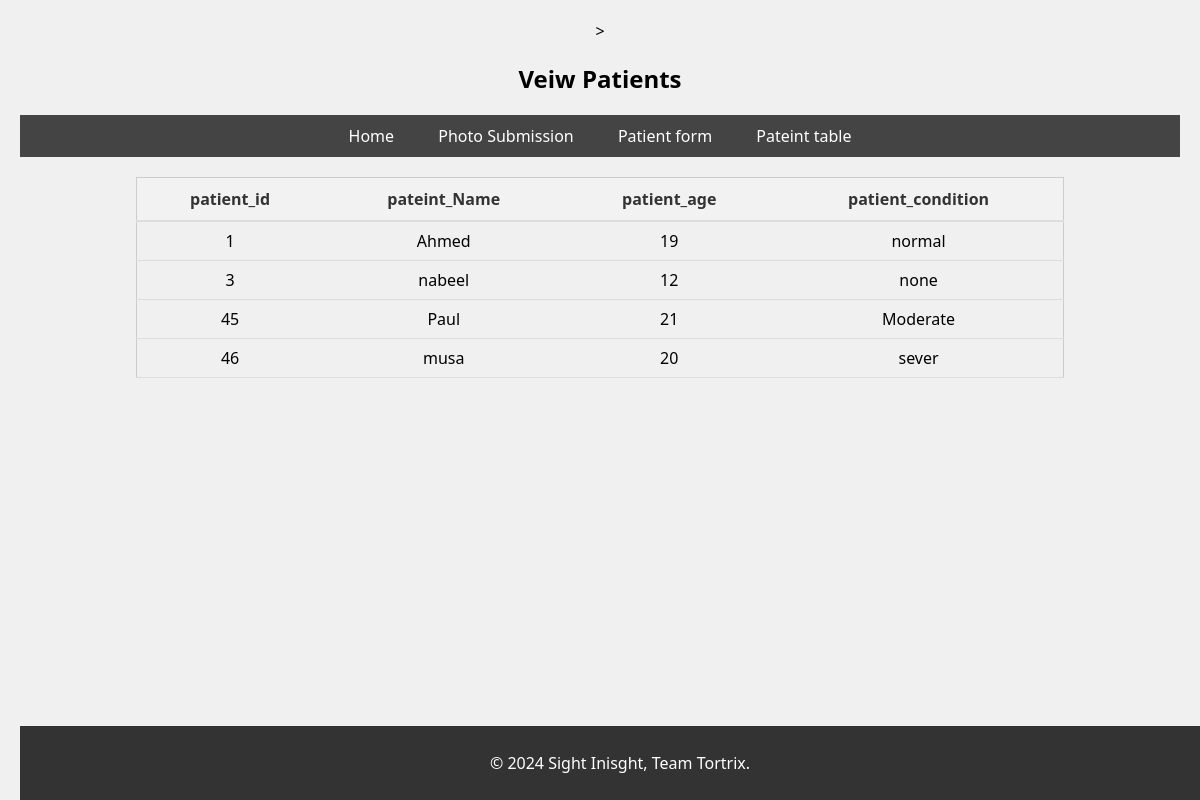
/veiwpatient, run on an earlier commit of the app's database.
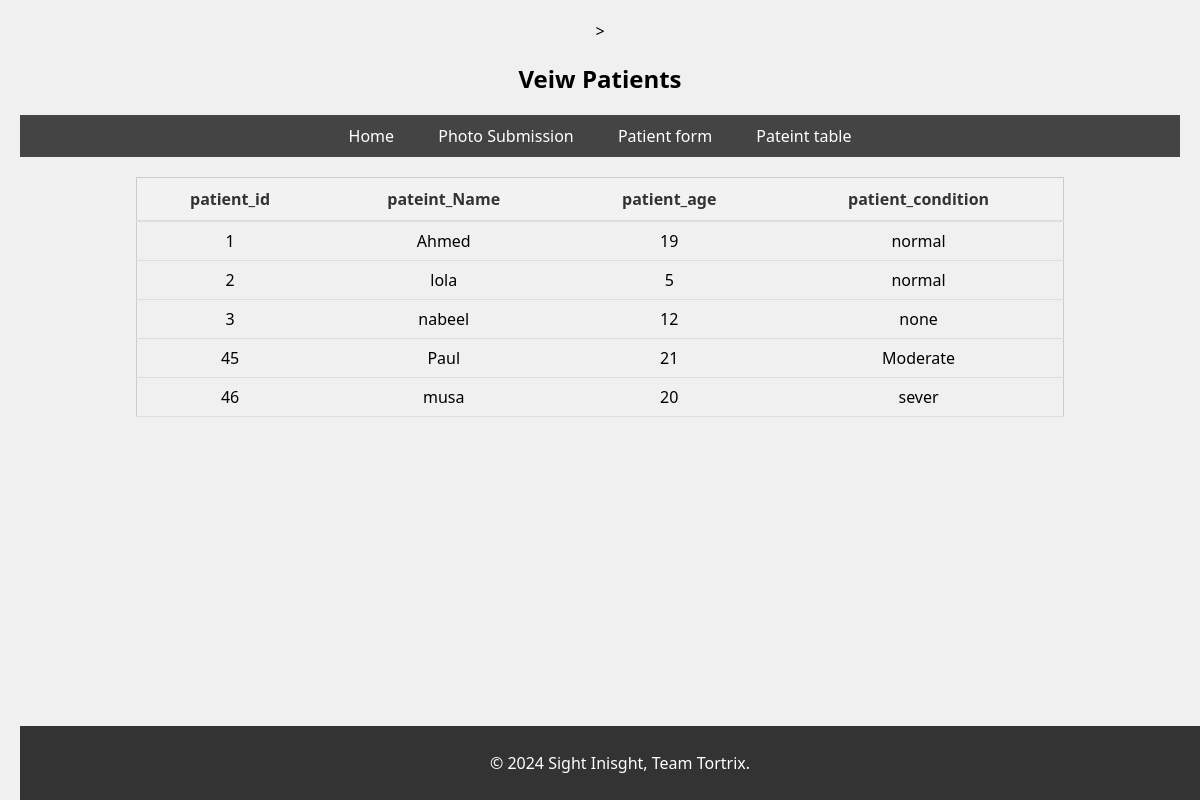
And on a later commit of the database.
### tables this page shows
CREATE TABLE patient_info (patient_id INTEGER NOT NULL PRIMARY KEY AUTOINCREMENT, pateint_name TEXT NOT NULL, patient_age INTEGER NOT NULL, patient_condition TEXT NOT NULL);

### __init__.py (the view)
@app.route("/veiwpatient")
def Veiwpatient():
    con = None
    try:
        con = sqlite3.connect("eye_detector/patient.db")
    except Error as e:
        return "Error connecting to database:" + str(e)
    try:
        cur = con.cursor()
        cur.execute("SELECT * FROM patient_info")
        rows = cur.fetchall()
        cur.close()
    except Error as e:
        return "Error executing query" + str(e)
    finally:
        con.close()
    return render_template("veiwpatient.html", data = rows )

### templates/veiwpatient.html (shortened to what this page needs)
<!DOCTYPE html>
<html lang="en">
<head>
</head>>
<body>
    <h2> Veiw Patients </h2>
    <nav>
        <a href="Home">Home</a>
        <a href="submission">Photo Submission</a>
        <a href="form">Patient form</Form></a>
        <a href="veiwpatient">Pateint table </a>
    </nav>
    <table>
        <tr>
            <th>patient_id </th>
            <th>pateint_Name </th>
            <th>patient_age</th>
            <th>patient_condition </th>
        </tr>
        {% for item in data %}
        <tr>
            <td>{{item[0]}} </td>
            <td>{{item[1]}} </td>
            <td>{{item[2]}} </td>
            <td>{{item[3]}} </td>
        </tr>
        {% endfor %}
    </table>
    <footer>
        <p>&copy; 2024 Sight Inisght, Team Tortrix.</p>
    </footer>
</body>
</html>

What changed in the data, as far as the page shows it:
added patient_info: patient_id "2", pateint_name "lola", patient_age "5", patient_condition "normal"
